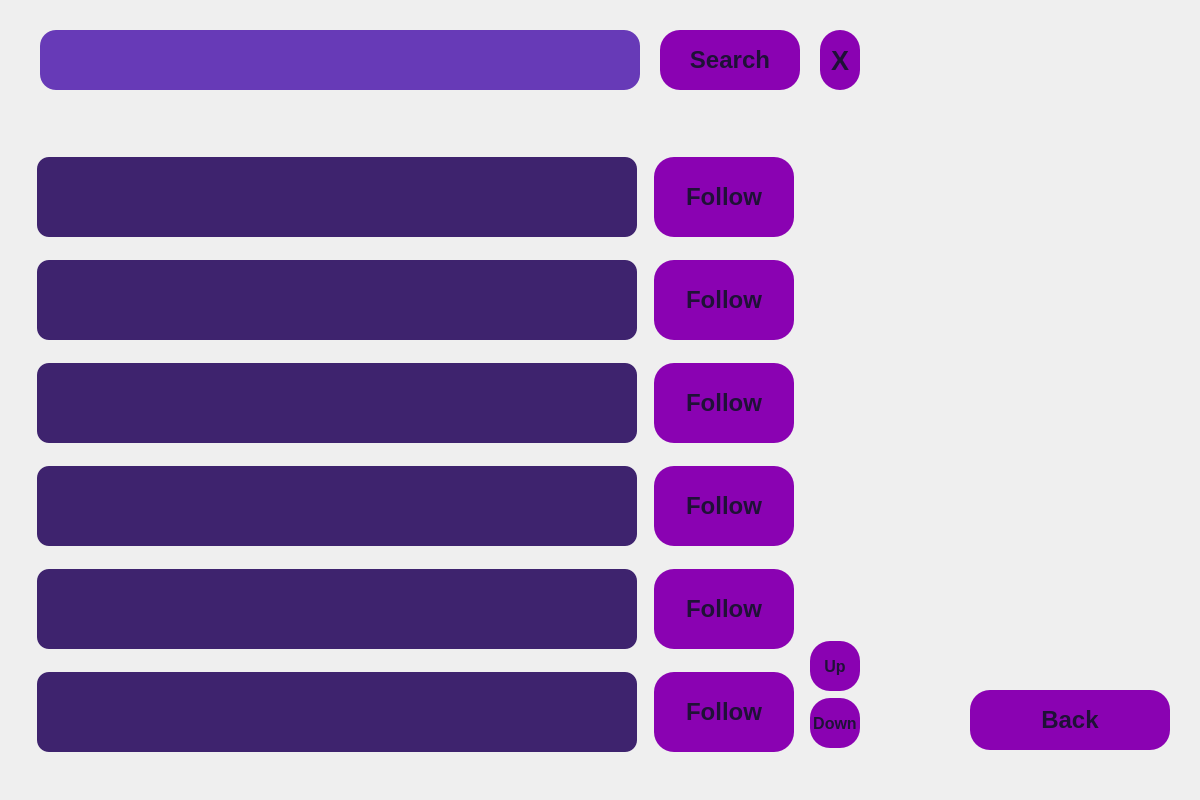
<?xml version="1.0" encoding="UTF-8"?>
<ui version="4.0">
 <class>search</class>
 <widget class="QWidget" name="search">
  <property name="geometry">
   <rect>
    <x>0</x>
    <y>0</y>
    <width>1200</width>
    <height>800</height>
   </rect>
  </property>
  <property name="minimumSize">
   <size>
    <width>1200</width>
    <height>800</height>
   </size>
  </property>
  <property name="maximumSize">
   <size>
    <width>16777215</width>
    <height>16777215</height>
   </size>
  </property>
  <property name="windowTitle">
   <string>Search</string>
  </property>
  <property name="styleSheet">
   <string notr="true">search
{
	background-color:#0a0612;
}
QPushButton
{
	background-color:#8a02b2;
	color:#1f1137;
	border-radius:20px;
}
QPushButton:hover
{
	background-color:#341d5c;
	color: #ffffff;
}
QLabel
{
	color:#ad03de;
}
QLineEdit
{
	background-color:#673ab7;
	color:#ffffff;
	border-radius:16px;
}
QLineEdit:hover
{
	background-color:#5d34a5;
}
QPlainTextEdit
{
	color:#ffffff;
	background-color:#3e236e;
	border-radius:12px;
}
QCheckBox
{
	color:#ad03de;
}</string>
  </property>
  <widget class="QWidget" name="horizontalLayoutWidget">
   <property name="geometry">
    <rect>
     <x>20</x>
     <y>20</y>
     <width>861</width>
     <height>80</height>
    </rect>
   </property>
   <layout class="QHBoxLayout" name="horizontalLayout">
    <property name="spacing">
     <number>0</number>
    </property>
    <property name="leftMargin">
     <number>0</number>
    </property>
    <item>
     <widget class="QLineEdit" name="le_search">
      <property name="minimumSize">
       <size>
        <width>600</width>
        <height>60</height>
       </size>
      </property>
      <property name="maximumSize">
       <size>
        <width>600</width>
        <height>60</height>
       </size>
      </property>
      <property name="font">
       <font>
        <pointsize>18</pointsize>
       </font>
      </property>
     </widget>
    </item>
    <item>
     <widget class="QPushButton" name="btn_search">
      <property name="minimumSize">
       <size>
        <width>140</width>
        <height>60</height>
       </size>
      </property>
      <property name="maximumSize">
       <size>
        <width>140</width>
        <height>60</height>
       </size>
      </property>
      <property name="font">
       <font>
        <pointsize>18</pointsize>
        <bold>true</bold>
       </font>
      </property>
      <property name="text">
       <string>Search</string>
      </property>
     </widget>
    </item>
    <item>
     <widget class="QPushButton" name="btn_refresh">
      <property name="minimumSize">
       <size>
        <width>40</width>
        <height>60</height>
       </size>
      </property>
      <property name="maximumSize">
       <size>
        <width>40</width>
        <height>60</height>
       </size>
      </property>
      <property name="font">
       <font>
        <pointsize>20</pointsize>
        <bold>true</bold>
       </font>
      </property>
      <property name="text">
       <string>X</string>
      </property>
     </widget>
    </item>
   </layout>
  </widget>
  <widget class="QWidget" name="gridLayoutWidget">
   <property name="geometry">
    <rect>
     <x>26</x>
     <y>140</y>
     <width>781</width>
     <height>632</height>
    </rect>
   </property>
   <layout class="QGridLayout" name="gridLayout">
    <item row="4" column="0">
     <widget class="QPlainTextEdit" name="pte_user5">
      <property name="minimumSize">
       <size>
        <width>600</width>
        <height>80</height>
       </size>
      </property>
      <property name="maximumSize">
       <size>
        <width>600</width>
        <height>80</height>
       </size>
      </property>
      <property name="font">
       <font>
        <pointsize>18</pointsize>
       </font>
      </property>
      <property name="readOnly">
       <bool>true</bool>
      </property>
     </widget>
    </item>
    <item row="1" column="0">
     <widget class="QPlainTextEdit" name="pte_user2">
      <property name="minimumSize">
       <size>
        <width>600</width>
        <height>80</height>
       </size>
      </property>
      <property name="maximumSize">
       <size>
        <width>600</width>
        <height>80</height>
       </size>
      </property>
      <property name="font">
       <font>
        <pointsize>18</pointsize>
       </font>
      </property>
      <property name="readOnly">
       <bool>true</bool>
      </property>
     </widget>
    </item>
    <item row="0" column="0">
     <widget class="QPlainTextEdit" name="pte_user1">
      <property name="minimumSize">
       <size>
        <width>600</width>
        <height>80</height>
       </size>
      </property>
      <property name="maximumSize">
       <size>
        <width>600</width>
        <height>80</height>
       </size>
      </property>
      <property name="font">
       <font>
        <pointsize>18</pointsize>
       </font>
      </property>
      <property name="readOnly">
       <bool>true</bool>
      </property>
     </widget>
    </item>
    <item row="0" column="1">
     <widget class="QPushButton" name="btn_follow1">
      <property name="minimumSize">
       <size>
        <width>140</width>
        <height>80</height>
       </size>
      </property>
      <property name="maximumSize">
       <size>
        <width>140</width>
        <height>80</height>
       </size>
      </property>
      <property name="font">
       <font>
        <pointsize>18</pointsize>
        <bold>true</bold>
       </font>
      </property>
      <property name="text">
       <string>Follow</string>
      </property>
     </widget>
    </item>
    <item row="2" column="0">
     <widget class="QPlainTextEdit" name="pte_user3">
      <property name="minimumSize">
       <size>
        <width>600</width>
        <height>80</height>
       </size>
      </property>
      <property name="maximumSize">
       <size>
        <width>600</width>
        <height>80</height>
       </size>
      </property>
      <property name="font">
       <font>
        <pointsize>18</pointsize>
       </font>
      </property>
      <property name="readOnly">
       <bool>true</bool>
      </property>
     </widget>
    </item>
    <item row="3" column="0">
     <widget class="QPlainTextEdit" name="pte_user4">
      <property name="minimumSize">
       <size>
        <width>600</width>
        <height>80</height>
       </size>
      </property>
      <property name="maximumSize">
       <size>
        <width>600</width>
        <height>80</height>
       </size>
      </property>
      <property name="font">
       <font>
        <pointsize>18</pointsize>
       </font>
      </property>
      <property name="readOnly">
       <bool>true</bool>
      </property>
     </widget>
    </item>
    <item row="5" column="0">
     <widget class="QPlainTextEdit" name="pte_user6">
      <property name="minimumSize">
       <size>
        <width>600</width>
        <height>80</height>
       </size>
      </property>
      <property name="maximumSize">
       <size>
        <width>600</width>
        <height>80</height>
       </size>
      </property>
      <property name="font">
       <font>
        <pointsize>18</pointsize>
       </font>
      </property>
      <property name="readOnly">
       <bool>true</bool>
      </property>
     </widget>
    </item>
    <item row="1" column="1">
     <widget class="QPushButton" name="btn_follow2">
      <property name="minimumSize">
       <size>
        <width>140</width>
        <height>80</height>
       </size>
      </property>
      <property name="maximumSize">
       <size>
        <width>140</width>
        <height>80</height>
       </size>
      </property>
      <property name="font">
       <font>
        <pointsize>18</pointsize>
        <bold>true</bold>
       </font>
      </property>
      <property name="text">
       <string>Follow</string>
      </property>
     </widget>
    </item>
    <item row="2" column="1">
     <widget class="QPushButton" name="btn_follow3">
      <property name="minimumSize">
       <size>
        <width>140</width>
        <height>80</height>
       </size>
      </property>
      <property name="maximumSize">
       <size>
        <width>140</width>
        <height>80</height>
       </size>
      </property>
      <property name="font">
       <font>
        <pointsize>18</pointsize>
        <bold>true</bold>
       </font>
      </property>
      <property name="text">
       <string>Follow</string>
      </property>
     </widget>
    </item>
    <item row="3" column="1">
     <widget class="QPushButton" name="btn_follow4">
      <property name="minimumSize">
       <size>
        <width>140</width>
        <height>80</height>
       </size>
      </property>
      <property name="maximumSize">
       <size>
        <width>140</width>
        <height>80</height>
       </size>
      </property>
      <property name="font">
       <font>
        <pointsize>18</pointsize>
        <bold>true</bold>
       </font>
      </property>
      <property name="text">
       <string>Follow</string>
      </property>
     </widget>
    </item>
    <item row="4" column="1">
     <widget class="QPushButton" name="btn_follow5">
      <property name="minimumSize">
       <size>
        <width>140</width>
        <height>80</height>
       </size>
      </property>
      <property name="maximumSize">
       <size>
        <width>140</width>
        <height>80</height>
       </size>
      </property>
      <property name="font">
       <font>
        <pointsize>18</pointsize>
        <bold>true</bold>
       </font>
      </property>
      <property name="text">
       <string>Follow</string>
      </property>
     </widget>
    </item>
    <item row="5" column="1">
     <widget class="QPushButton" name="btn_follow6">
      <property name="minimumSize">
       <size>
        <width>140</width>
        <height>80</height>
       </size>
      </property>
      <property name="maximumSize">
       <size>
        <width>140</width>
        <height>80</height>
       </size>
      </property>
      <property name="font">
       <font>
        <pointsize>18</pointsize>
        <bold>true</bold>
       </font>
      </property>
      <property name="text">
       <string>Follow</string>
      </property>
     </widget>
    </item>
   </layout>
  </widget>
  <widget class="QWidget" name="verticalLayoutWidget">
   <property name="geometry">
    <rect>
     <x>810</x>
     <y>640</y>
     <width>61</width>
     <height>111</height>
    </rect>
   </property>
   <layout class="QVBoxLayout" name="verticalLayout">
    <item>
     <widget class="QPushButton" name="btn_up">
      <property name="minimumSize">
       <size>
        <width>50</width>
        <height>50</height>
       </size>
      </property>
      <property name="maximumSize">
       <size>
        <width>50</width>
        <height>50</height>
       </size>
      </property>
      <property name="font">
       <font>
        <pointsize>12</pointsize>
        <bold>true</bold>
       </font>
      </property>
      <property name="text">
       <string>Up</string>
      </property>
     </widget>
    </item>
    <item>
     <widget class="QPushButton" name="btn_down">
      <property name="minimumSize">
       <size>
        <width>50</width>
        <height>50</height>
       </size>
      </property>
      <property name="maximumSize">
       <size>
        <width>50</width>
        <height>50</height>
       </size>
      </property>
      <property name="font">
       <font>
        <pointsize>12</pointsize>
        <bold>true</bold>
       </font>
      </property>
      <property name="text">
       <string>Down</string>
      </property>
     </widget>
    </item>
   </layout>
  </widget>
  <widget class="QPushButton" name="btn_back">
   <property name="geometry">
    <rect>
     <x>970</x>
     <y>690</y>
     <width>200</width>
     <height>60</height>
    </rect>
   </property>
   <property name="minimumSize">
    <size>
     <width>200</width>
     <height>60</height>
    </size>
   </property>
   <property name="maximumSize">
    <size>
     <width>200</width>
     <height>60</height>
    </size>
   </property>
   <property name="font">
    <font>
     <pointsize>18</pointsize>
     <bold>true</bold>
    </font>
   </property>
   <property name="text">
    <string>Back</string>
   </property>
  </widget>
 </widget>
 <resources/>
 <connections/>
</ui>
